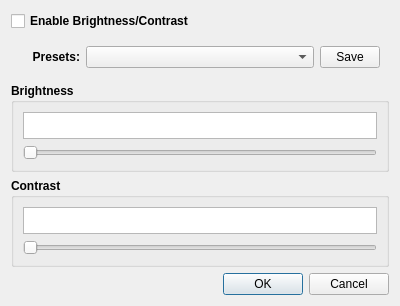
<?xml version="1.0" encoding="UTF-8"?>
<ui version="4.0">
 <class>frm_brightness_contrast</class>
 <widget class="QDialog" name="frm_brightness_contrast">
  <property name="geometry">
   <rect>
    <x>0</x>
    <y>0</y>
    <width>400</width>
    <height>300</height>
   </rect>
  </property>
  <property name="windowTitle">
   <string>Dialog</string>
  </property>
  <layout class="QVBoxLayout" name="verticalLayout_2">
   <item>
    <widget class="QCheckBox" name="chkBrightnessContrast">
     <property name="font">
      <font>
       <bold>true</bold>
      </font>
     </property>
     <property name="text">
      <string>Enable Brightness/Contrast</string>
     </property>
    </widget>
   </item>
   <item>
    <widget class="QWidget" name="widget" native="true">
     <layout class="QHBoxLayout" name="horizontalLayout">
      <item>
       <widget class="QLabel" name="label">
        <property name="maximumSize">
         <size>
          <width>60</width>
          <height>16777215</height>
         </size>
        </property>
        <property name="font">
         <font>
          <bold>true</bold>
         </font>
        </property>
        <property name="text">
         <string>Presets:</string>
        </property>
        <property name="alignment">
         <set>Qt::AlignRight|Qt::AlignTrailing|Qt::AlignVCenter</set>
        </property>
       </widget>
      </item>
      <item>
       <widget class="QComboBox" name="cbPreset"/>
      </item>
      <item>
       <widget class="QPushButton" name="btnSavePreset">
        <property name="maximumSize">
         <size>
          <width>60</width>
          <height>16777215</height>
         </size>
        </property>
        <property name="text">
         <string>Save</string>
        </property>
       </widget>
      </item>
     </layout>
    </widget>
   </item>
   <item>
    <widget class="QGroupBox" name="groupBox">
     <property name="font">
      <font>
       <bold>true</bold>
      </font>
     </property>
     <property name="title">
      <string>Brightness</string>
     </property>
     <layout class="QVBoxLayout" name="verticalLayout">
      <item>
       <widget class="CustomPlainTextEdit" name="editBrightness">
        <property name="minimumSize">
         <size>
          <width>0</width>
          <height>27</height>
         </size>
        </property>
        <property name="maximumSize">
         <size>
          <width>16777215</width>
          <height>16777215</height>
         </size>
        </property>
       </widget>
      </item>
      <item>
       <widget class="QSlider" name="sliderBrightness">
        <property name="orientation">
         <enum>Qt::Horizontal</enum>
        </property>
       </widget>
      </item>
     </layout>
    </widget>
   </item>
   <item>
    <widget class="QGroupBox" name="groupBox_2">
     <property name="font">
      <font>
       <bold>true</bold>
      </font>
     </property>
     <property name="title">
      <string>Contrast</string>
     </property>
     <layout class="QVBoxLayout" name="verticalLayout_3">
      <item>
       <widget class="CustomPlainTextEdit" name="editContrast">
        <property name="minimumSize">
         <size>
          <width>0</width>
          <height>27</height>
         </size>
        </property>
        <property name="maximumSize">
         <size>
          <width>16777215</width>
          <height>16777215</height>
         </size>
        </property>
       </widget>
      </item>
      <item>
       <widget class="QSlider" name="sliderContrast">
        <property name="orientation">
         <enum>Qt::Horizontal</enum>
        </property>
       </widget>
      </item>
     </layout>
    </widget>
   </item>
   <item>
    <widget class="QDialogButtonBox" name="buttonBox">
     <property name="orientation">
      <enum>Qt::Horizontal</enum>
     </property>
     <property name="standardButtons">
      <set>QDialogButtonBox::Cancel|QDialogButtonBox::Ok</set>
     </property>
    </widget>
   </item>
  </layout>
 </widget>
 <customwidgets>
  <customwidget>
   <class>CustomPlainTextEdit</class>
   <extends>QPlainTextEdit</extends>
   <header>custom_plain_text_edit.h</header>
  </customwidget>
 </customwidgets>
 <resources/>
 <connections>
  <connection>
   <sender>buttonBox</sender>
   <signal>accepted()</signal>
   <receiver>frm_brightness_contrast</receiver>
   <slot>accept()</slot>
   <hints>
    <hint type="sourcelabel">
     <x>248</x>
     <y>254</y>
    </hint>
    <hint type="destinationlabel">
     <x>157</x>
     <y>274</y>
    </hint>
   </hints>
  </connection>
  <connection>
   <sender>buttonBox</sender>
   <signal>rejected()</signal>
   <receiver>frm_brightness_contrast</receiver>
   <slot>reject()</slot>
   <hints>
    <hint type="sourcelabel">
     <x>316</x>
     <y>260</y>
    </hint>
    <hint type="destinationlabel">
     <x>286</x>
     <y>274</y>
    </hint>
   </hints>
  </connection>
 </connections>
</ui>
